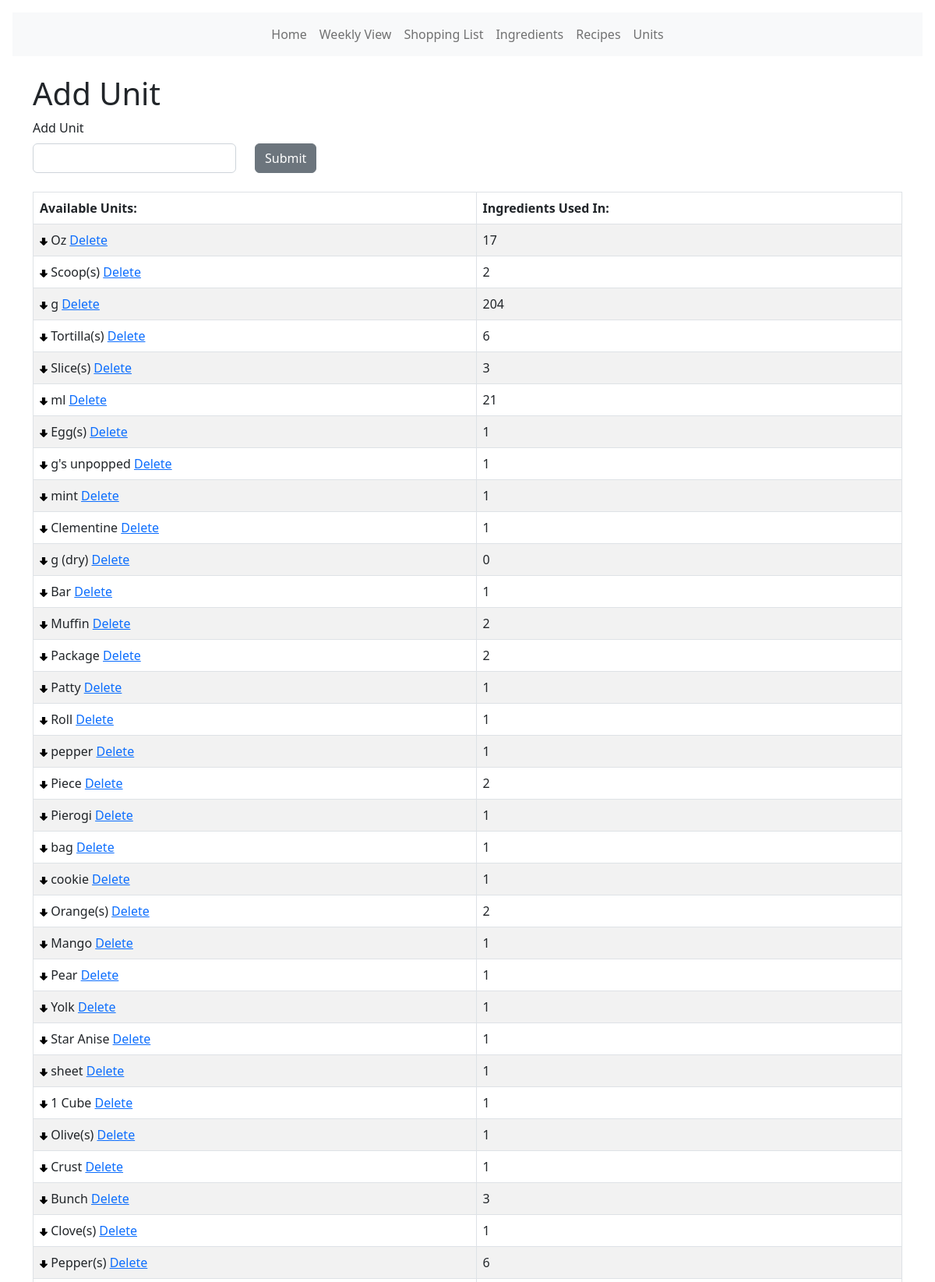
/units (upper part), run on the app's committed database.
### models.py (models this page shows, shortened)
class Unit(db.Model):
    id = db.Column(db.Integer, primary_key=True)
    oid = db.Column(db.Integer, autoincrement=True)
    name = db.Column(db.String(30))
    ingredients = db.relationship("UnitIngredient", backref="unit")
    def count_unit(self):
        count = UnitIngredient.query.filter_by(uid=self.id).count()
        return count

### main.py (the view)
@app.route("/units", methods=["GET", "POST"])
def unit_page():
    unit_list = Unit.query.order_by(Unit.oid)
    last_oid = Unit.query.order_by(Unit.oid.desc()).first()
    new_oid = last_oid.oid + 1
    form = AddUnit()
    if form.submit.data and form.validate_on_submit():
        update = Unit(oid=new_oid, name=form.unit.data)
        db.session.add(update)
        db.session.commit()
        unit_list = Unit.query.order_by(Unit.oid)
    return render_template("/units/units.html", unit_list=unit_list, form=form)

### forms.py
class AddUnit(FlaskForm):
    unit = StringField(
        "Add Unit",
        validators=[validators.InputRequired()],
    )
    submit = SubmitField("Submit")

### templates/units/units.html (shortened to what this page needs)
<!DOCTYPE html>
<html lang="en">
  <head>
    <link
      href="{{ url_for('static', filename='css/select2.css') }}"
      rel="stylesheet"
    />
    {% extends 'base.html' %} {% block content %}
  </head>
  <body>
    <br />
    <h1>Add Unit</h1>
    <form method="POST">
      <div class="row">
        <div class="col-3">
          {{ form.hidden_tag() }} {{ form.unit.label(class="form-label") }} {{
          form.unit(class="form-control w-100") }}
        </div>
        <div class="col-2">
          <br />
          {{ form.submit(class="btn btn-secondary mt-2") }}
        </div>
      </div>
    </form>
    <br />
    <table class="table table-hover table-bordered table-striped">
      <thead>
        <tr>
          <th>Available Units:</th>
          <th>Ingredients Used In:</th>
        </tr>
      </thead>
      <tbody>
        <tr>
          {% for unit in unit_list %}
          <td>
            <a href="{{url_for('unit_order_move_down', id=unit.id)}}"><img
              src="{{ url_for('static', filename='images/down_arrow.png') }}" width="10" /></a>
            {{unit.name}}
            <a
              href="{{url_for('unit_delete', id=unit.id)}}"
              ,
              onclick="return confirm('Are you want to delete this? You cannot undo this action.')"
              >Delete</a
            >
          </td>
          <td>{{unit.count_unit()}}</td>
        </tr>
        {% endfor %}
      </tbody>
    </table>
  </body>
  {% endblock %}

### data on the page
Unit: name "Oz", count_unit "17"
Unit: name "Scoop(s)", count_unit "2"
Unit: name "g", count_unit "204"
Unit: name "Tortilla(s)", count_unit "6"
Unit: name "Slice(s)", count_unit "3"
Unit: name "ml", count_unit "21"
Unit: name "Egg(s)", count_unit "1"
Unit: name "g's unpopped", count_unit "1"
Unit: name "mint", count_unit "1"
Unit: name "Clementine", count_unit "1"
Unit: name "g (dry)", count_unit "0"
Unit: name "Bar", count_unit "1"
Unit: name "Muffin", count_unit "2"
Unit: name "Package", count_unit "2"
Unit: name "Patty", count_unit "1"
Unit: name "Roll", count_unit "1"
Unit: name "pepper", count_unit "1"
Unit: name "Piece", count_unit "2"
Unit: name "Pierogi", count_unit "1"
Unit: name "bag", count_unit "1"
Unit: name "cookie", count_unit "1"
Unit: name "Orange(s)", count_unit "2"
Unit: name "Mango", count_unit "1"
Unit: name "Pear", count_unit "1"
Unit: name "Yolk", count_unit "1"
Unit: name "Star Anise", count_unit "1"
Unit: name "sheet", count_unit "1"
Unit: name "1 Cube", count_unit "1"
Unit: name "Olive(s)", count_unit "1"
Unit: name "Crust", count_unit "1"
Unit: name "Bunch", count_unit "3"
Unit: name "Clove(s)", count_unit "1"
Unit: name "Pepper(s)", count_unit "6"
